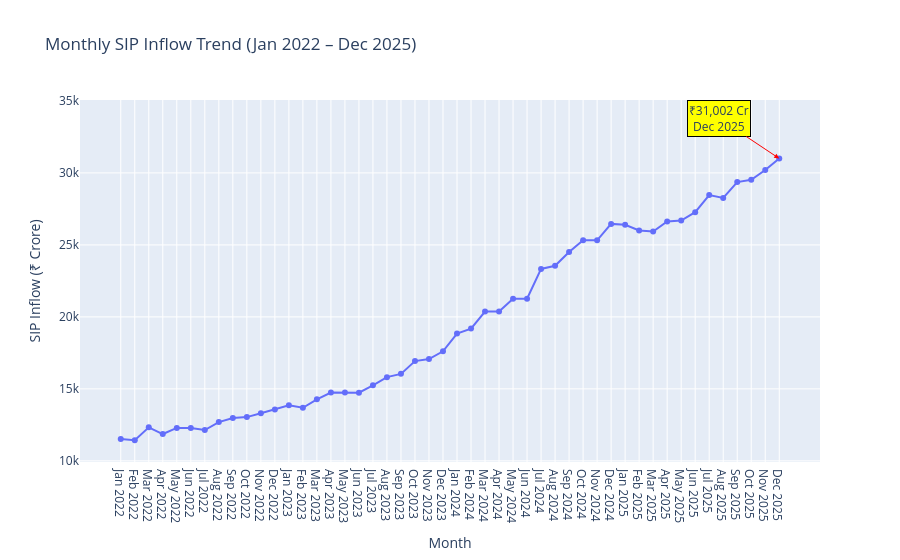

This figure's notebook cell:
### Markdown cell above
## Display the Interactive Chart

Render the interactive Plotly visualization.

### Code cell
fig.show()

### Figure 1 — Plotly figure (JSON) as saved in the notebook; plotly's stock layout.template omitted (floating-point values rounded to 4 significant figures)
{"data": [{"hovertemplate": "Month=%{x}<br>SIP Inflow (₹ Crore)=%{y}<extra></extra>", "legendgroup": "", "line": {"color": "#636efa", "dash": "solid"}, "marker": {"symbol": "circle"}, "mode": "lines+markers", "name": "", "orientation": "v", "showlegend": false, "type": "scatter", "x": ["Jan 2022", "Feb 2022", "Mar 2022", "Apr 2022", "May 2022", "Jun 2022", "Jul 2022", "Aug 2022", "Sep 2022", "Oct 2022", "Nov 2022", "Dec 2022", "Jan 2023", "Feb 2023", "Mar 2023", "Apr 2023", "May 2023", "Jun 2023", "Jul 2023", "Aug 2023", "Sep 2023", "Oct 2023", "Nov 2023", "Dec 2023", "Jan 2024", "Feb 2024", "Mar 2024", "Apr 2024", "May 2024", "Jun 2024", "Jul 2024", "Aug 2024", "Sep 2024", "Oct 2024", "Nov 2024", "Dec 2024", "Jan 2025", "Feb 2025", "Mar 2025", "Apr 2025", "May 2025", "Jun 2025", "Jul 2025", "Aug 2025", "Sep 2025", "Oct 2025", "Nov 2025", "Dec 2025"], "xaxis": "x", "y": [11517, 11438, 12328, 11863, 12286, 12276, 12140, 12694, 12976, 13040, 13306, 13573, 13856, 13687, 14276, 14749, 14749, 14734, 15245, 15814, 16042, 16928, 17073, 17610, 18838, 19187, 20371, 20371, 21262, 21262, 23332, 23547, 24509, 25323, 25320, 26459, 26400, 25999, 25926, 26632, 26688, 27274, 28464, 28265, 29361, 29529, 30200, 31002], "yaxis": "y"}], "layout": {"annotations": [{"arrowcolor": "red", "arrowhead": 2, "ax": -60, "ay": -40, "bgcolor": "yellow", "bordercolor": "black", "showarrow": true, "text": "₹31,002 Cr<br>Dec 2025", "x": "Dec 2025", "y": 31002}], "legend": {"tracegroupgap": 0}, "title": {"text": "Monthly SIP Inflow Trend (Jan 2022 – Dec 2025)"}, "xaxis": {"anchor": "y", "domain": [0, 1], "title": {"text": "Month"}}, "yaxis": {"anchor": "x", "domain": [0, 1], "title": {"text": "SIP Inflow (₹ Crore)"}}}}
